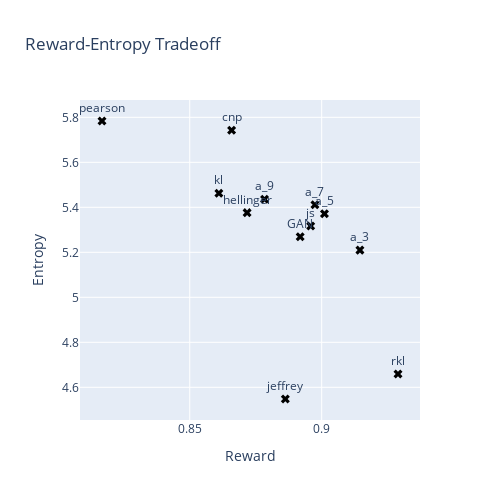

The notebook cell this image was saved under:
### Markdown cell above
Как можно видеть, многие лоссы в общем-то не самые плохие, некоторые явно лучше остальных, если судить по балансу diversity-reward. Посмотрим на них на графике. TVD и neyman сразу отбросим, по ним видно, что качество слишком плохое

### Code cell
names = [
    "a_3", "a_5", "a_7", "a_9",
    "pearson", # "neyman",
    "hellinger", "jeffrey",
    "GAN", # "TVD",
    "cnp", "chi_alpha",
    "kl", "rkl", "js",
]

summary = agg_experiments(names)
mean_summary_plot(summary, polyfit=False)

### Figure 1 — Plotly figure (JSON) as saved in the notebook; plotly's stock layout.template omitted (floating-point values rounded to 4 significant figures)
{"data": [{"marker": {"color": "black", "size": 8, "symbol": "x"}, "mode": "markers+text", "name": "Experiments", "showlegend": false, "text": ["pearson", "kl", "cnp", "hellinger", "a_9", "jeffrey", "GAN", "js", "a_7", "a_5", "a_3", "rkl"], "textposition": "top center", "type": "scatter", "x": [0.8168, 0.861, 0.8659, 0.8717, 0.8783, 0.8862, 0.8919, 0.8958, 0.8974, 0.9011, 0.9145, 0.9289], "y": [5.784, 5.463, 5.742, 5.376, 5.436, 4.548, 5.269, 5.317, 5.412, 5.371, 5.21, 4.659]}], "layout": {"height": 500, "title": {"text": "Reward-Entropy Tradeoff"}, "width": 500, "xaxis": {"autorange": true, "range": [0.8084, 0.9373], "title": {"text": "Reward"}, "type": "linear"}, "yaxis": {"autorange": true, "range": [4.455, 5.877], "title": {"text": "Entropy"}, "type": "linear"}}}
